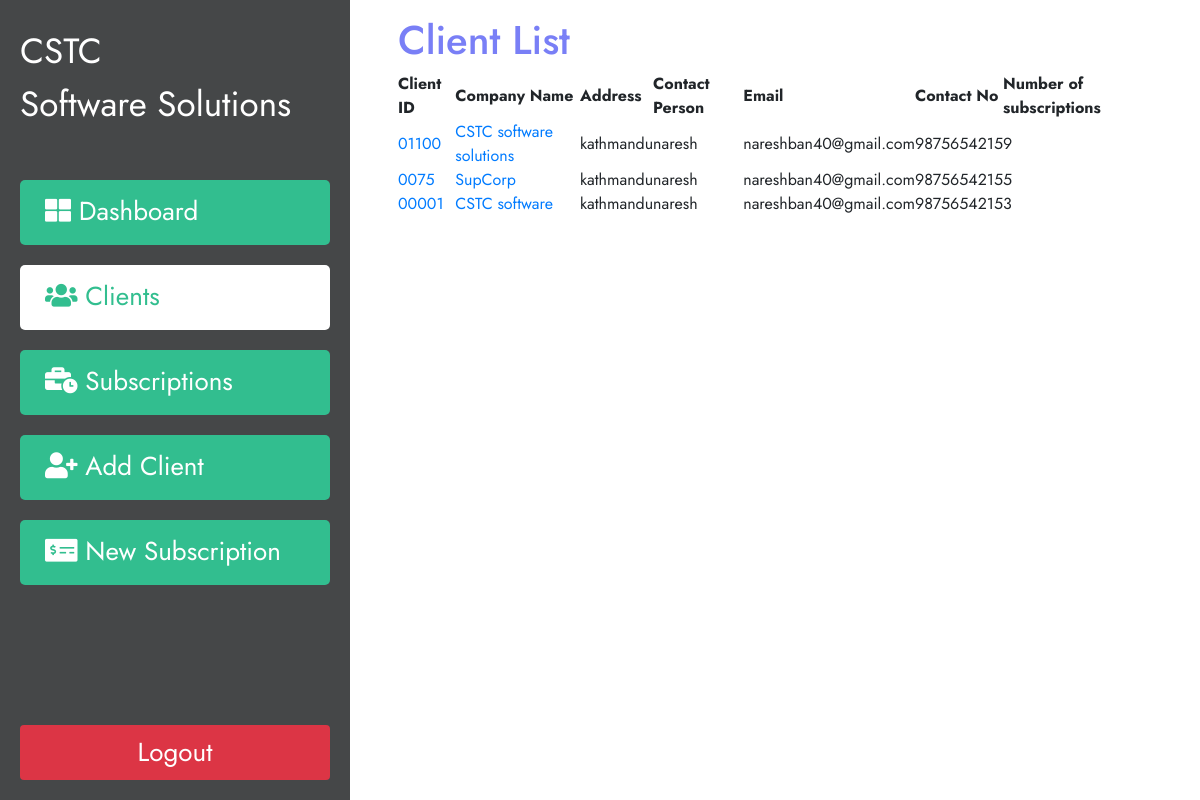
Screenshot of /customers (signed in) with the database file from the repository.
### customer/models.py (models this page shows, shortened)
class Customer(models.Model):
    ClientID = models.CharField(max_length=10,default="")
    Name = models.CharField(max_length=250)
    Address1 = models.CharField(max_length=150)
    Address2 = models.CharField(max_length=150, blank=True)
    City= models.CharField(max_length=100)
    District = models.CharField(max_length=20)
    Zone = models.CharField(max_length=100)
    PhoneNo= models.CharField(max_length=15)
    Email = models.CharField(max_length=100)
    Website = models.CharField(max_length=100, blank=True)
    Contact_Person= models.CharField(max_length=100)
    Contact_Person_MobileNo= models.CharField(max_length=15)
    Contact_Person_Email= models.CharField(max_length=100)

### customer/views.py (the view)
# urls.py: path('customers', views.customers_list, name='customers'),
@login_required(login_url='index')
def customers_list(request):
    obj = Customer.objects.all()
    context ={
        'customers':obj,
    }
    return render(request,'customers.html',context)

### customer/Templates/customers.html (shortened to what this page needs)
{% extends "base.html" %}
{% block content %}
<div class="col-lg px-5 py-3 tablecontent">
   <h1 style="color:#797ff6;">Client List</h1>
   <table id="datatable" class="display" style="width:100%">
      <thead>
         <tr>
            <th>Client ID</th>
            <th>Company Name</th>
            <th>Address</th>
            <th>Contact Person</th>
            <th>Email</th>
            <th>Contact No</th>
            <th>Number of subscriptions</th>
         </tr>
      </thead>
      <tbody>
         {% for customer in customers %}
         <tr>
            <td><a href="{%url 'customerdetail' customer.id %}">{{ customer.ClientID }}</a></td>
            <td><a href="{%url 'customerdetail' customer.id %}">{{ customer.Name  }}</a></td>
            <td>{{ customer.City }}</td>
            <td>{{ customer.Contact_Person }}</td>
            <td>{{ customer.Email }}</td>
            <td>{{ customer.Contact_Person_MobileNo }}</td>
            <td>{{ customer.custom.count }}</td>
         </tr>
         {% endfor %}
      </tbody>
   </table>
</div>
{% endblock content %}

### user/static/css/style.css (style rules this page uses)
* { padding: 0; margin: 0; box-sizing: border-box; }
body { font-family: 'Jost', sans-serif; }
.tablecontent, .dash { font-family: 'Jost', sans-serif; }

### rows the page displays
Customer: ClientID "01100", Name "CSTC software solutions", City "kathmandu", Contact_Person "naresh", Email "nareshban40@gmail.com", Contact_Person_MobileNo "9875654215", custom.count "9"
Customer: ClientID "0075", Name "SupCorp", City "kathmandu", Contact_Person "naresh", Email "nareshban40@gmail.com", Contact_Person_MobileNo "9875654215", custom.count "5"
Customer: ClientID "00001", Name "CSTC software", City "kathmandu", Contact_Person "naresh", Email "nareshban40@gmail.com", Contact_Person_MobileNo "9875654215", custom.count "3"
